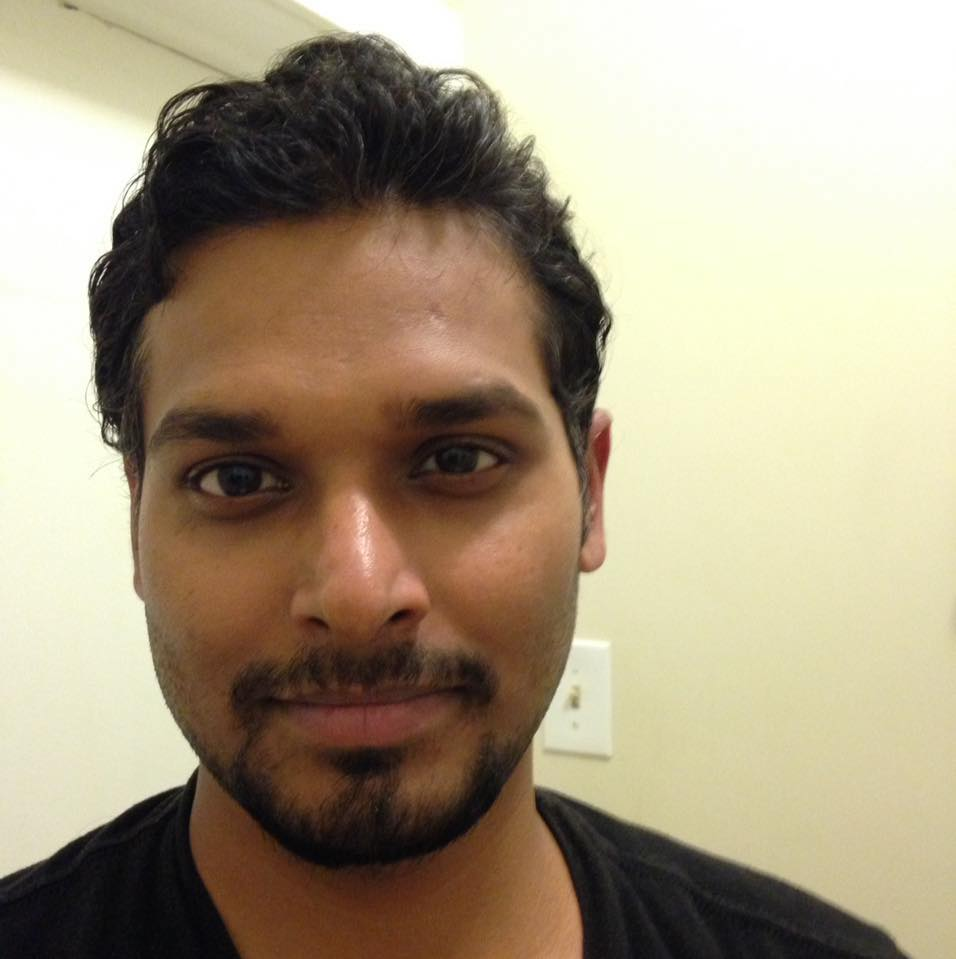
#> input picture asd.jpg, 956 x 959 px
$ python face_detection.py
#> lines starting #> are read from the running program, lines starting #| are printed output that depends on the picture; after the words box and inside, x2 and y2 are one past the last pixel; in counts of white or black regions, pixels touching at a corner belong together
import numpy as np
import cv2
print (dir(cv2))
print(dir(cv2.imread))
from matplotlib import pyplot as plt

face_cascade = cv2.CascadeClassifier('C:/Anaconda3/envs/python2/Lib/site-packages/cv2/data/haarcascade_frontalface_default.xml')
eye_cascade = cv2.CascadeClassifier('C:/Anaconda3/envs/python2/Lib/site-packages/cv2/data/haarcascade_eye.xml')
img = cv2.imread('asd.jpg')
#> img is the input picture: shape (959, 956, 3); mean B, G, R 130, 153.6, 167.1
print (img.shape) # 959L, 959 W, 3l
print (img.size)# number of pixel 959 x959 x 3 = 2759043
print (img.dtype)  # unit 8 image data type
print(959*959*3)
print(cv2.COLOR_BGR2GRAY)
gray = cv2.cvtColor(img, cv2.COLOR_BGR2GRAY)
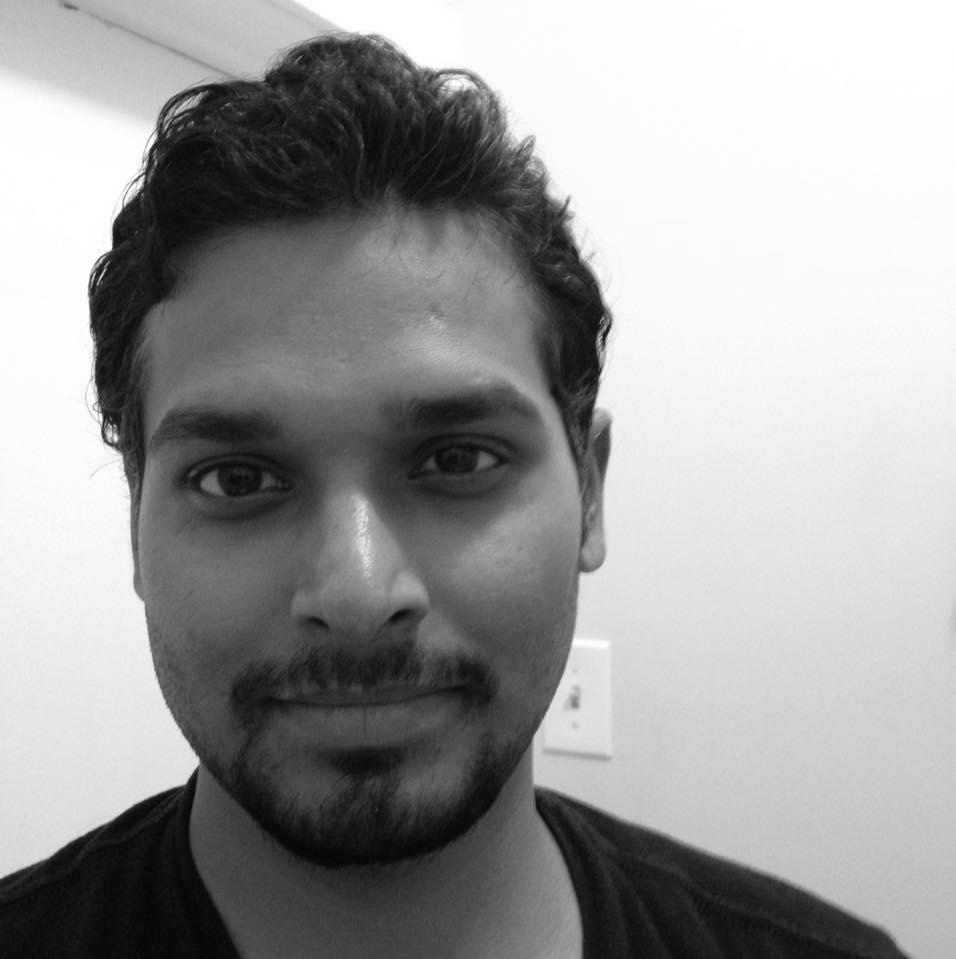
#> gray: shape (959, 956); min 4, max 255, mean 155

print(gray)

faces = face_cascade.detectMultiScale(gray, 1.3, 5)
#> faces = [[65, 239, 593, 593]]


for (x,y,w,h) in faces:
    cv2.rectangle(img,(x,y),(x+w,y+h),(255,0,0),2)
    roi_gray = gray[y:y+h, x:x+w]
    roi_color = img[y:y+h, x:x+w]
    eyes = eye_cascade.detectMultiScale(roi_gray)
    for (ex,ey,ew,eh) in eyes:
        cv2.rectangle(roi_color,(ex,ey),(ex+ew,ey+eh),(0,255,0),2)
#> this loop made 1 pass
#> (x, y, w, h, eyes) on pass 1: (65, 239, 593, 593, [[103, 183, 116, 116], [337, 172, 99, 99]])
#> pass 1, `roi_gray = gray[y:y+h, x:x+w]`:
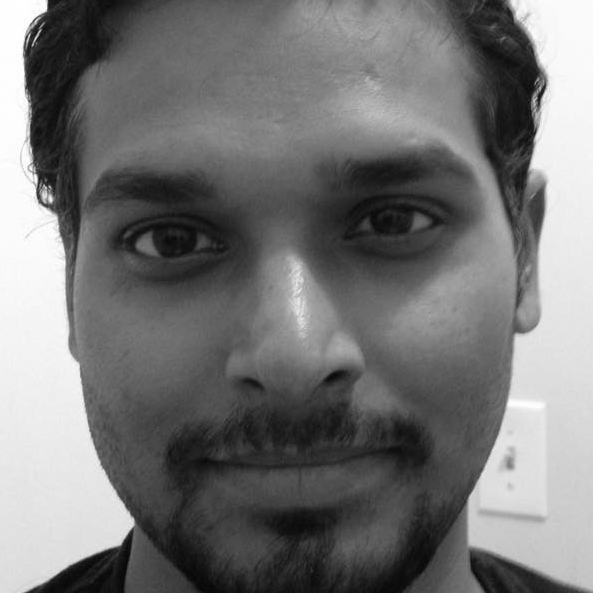
#> roi_gray: shape (593, 593); min 4, max 255, mean 117.7
#> pass 1, `roi_color = img[y:y+h, x:x+w]`:
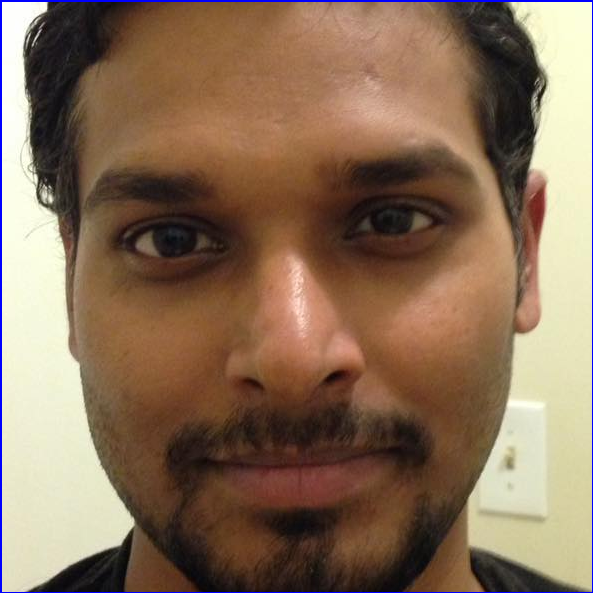
#> roi_color: shape (593, 593, 3); mean B, G, R 88.9, 111.2, 136.8
#> after the loop:
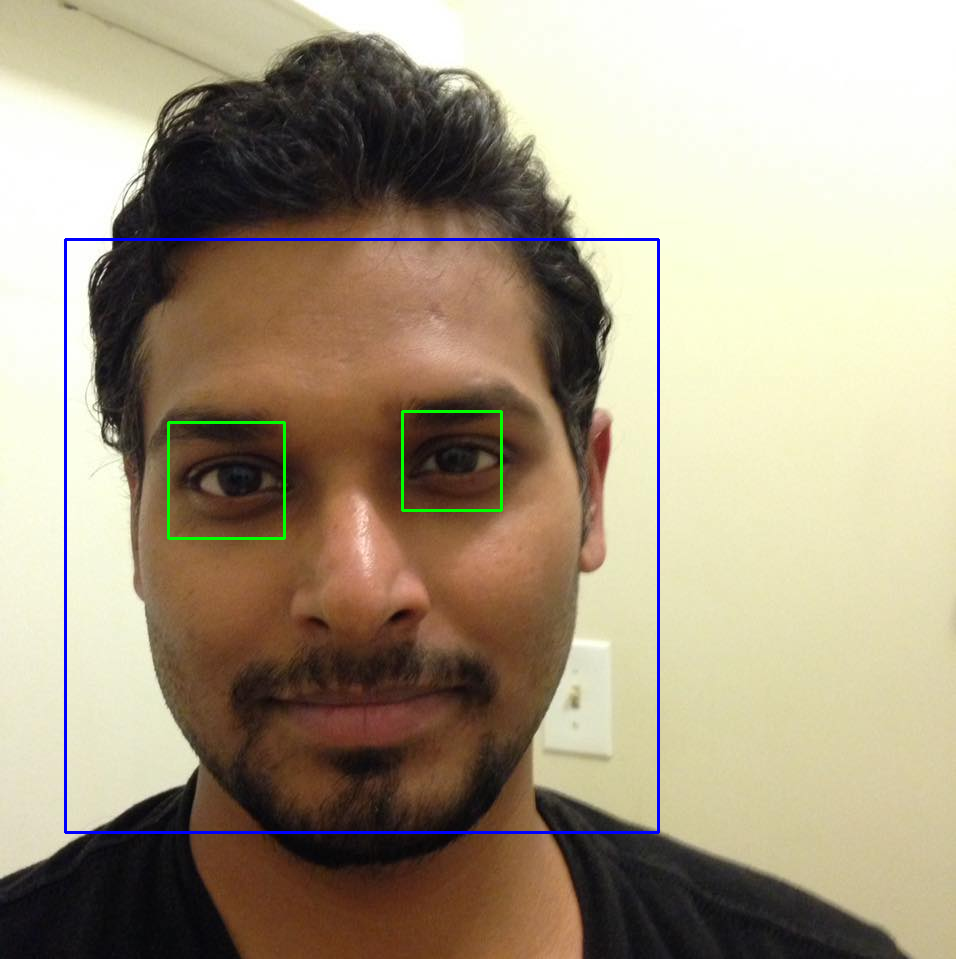
#> img: shape (959, 956, 3); 1.06% of pixels changed, all inside (x1, y1, x2, y2) = (64, 238, 660, 834)
#> after the loop:
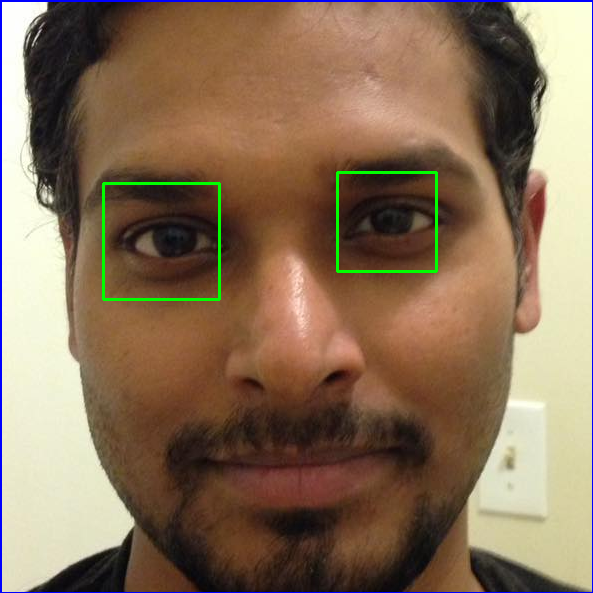
#> roi_color: shape (593, 593, 3); 0.73% of pixels changed, all inside (x1, y1, x2, y2) = (102, 171, 438, 301)

cv2.imshow('img',img)
cv2.waitKey(0)
cv2.destroyAllWindows()
